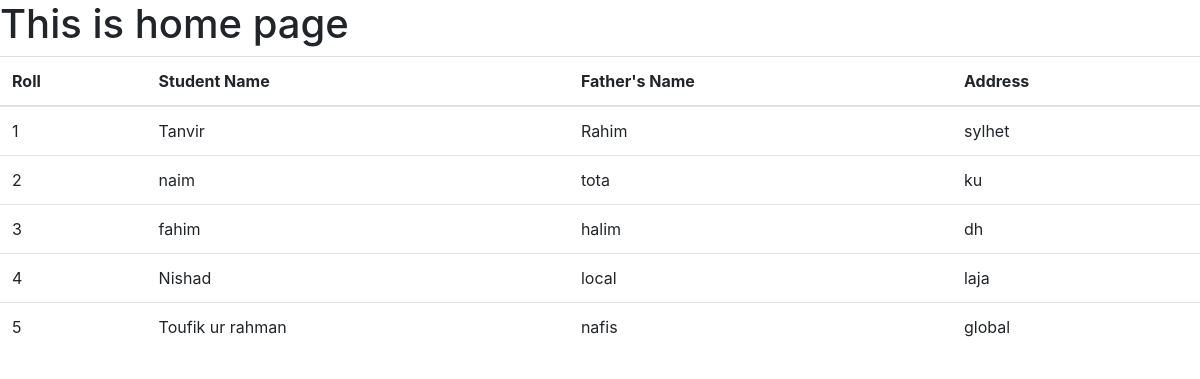
The page / on the database its author committed.
### first_app/models.py (models this page shows, shortened)
class Student(models.Model):
    name=models.CharField(max_length=20)
    roll=models.IntegerField(primary_key=True)
    address=models.TextField()
    father_name=models.TextField(default='Rahim')

### first_app/views.py (the view)
# urls.py: path('', views.home),
def home(request):
    student=models.Student.objects.all()
    return render(request, './home.html', {'data':student})

### first_app/templates/home.html (shortened to what this page needs)
<!DOCTYPE html>
<html lang="en">
<head>
    <link rel="stylesheet" href="https://cdn.jsdelivr.net/npm/bootstrap@4.1.3/dist/css/bootstrap.min.css">
</head>
<body>
    <h1>This is home page</h1>
    {% if data %}
    <table class="table">
        <thead>
          <tr>
            <th scope="col">Roll</th>
            <th scope="col">Student Name</th>
            <th scope="col">Father's Name</th>
            <th scope="col">Address</th>
          </tr>
        </thead>
        <tbody>
            {% for st in data %}
            <tr>
                <td>{{st.roll}}</td>
                <td>{{st.name}}</td>
                <td>{{st.father_name}}</td>
                <td>{{st.address}}</td>
            </tr>
            {% endfor %}
        </tbody>
      </table>
    {% else %}
    <h3>No data available to show</h3>
    {% endif %}
</body>
</html>

### rows shown on the page
Student: roll "1", name "Tanvir", father_name "Rahim", address "sylhet"
Student: roll "2", name "naim", father_name "tota", address "ku"
Student: roll "3", name "fahim", father_name "halim", address "dh"
Student: roll "4", name "Nishad", father_name "local", address "laja"
Student: roll "5", name "Toufik ur rahman", father_name "nafis", address "global"
